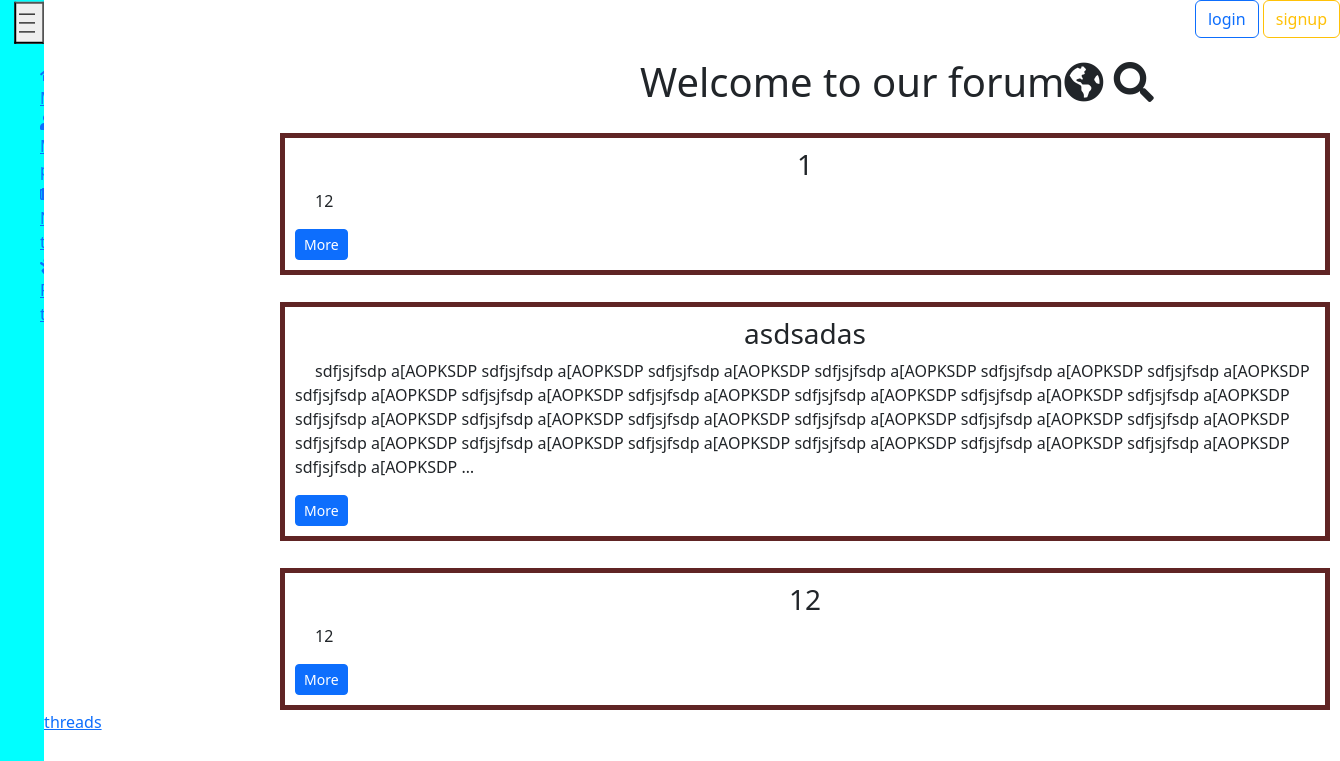
The app's page /, older data.
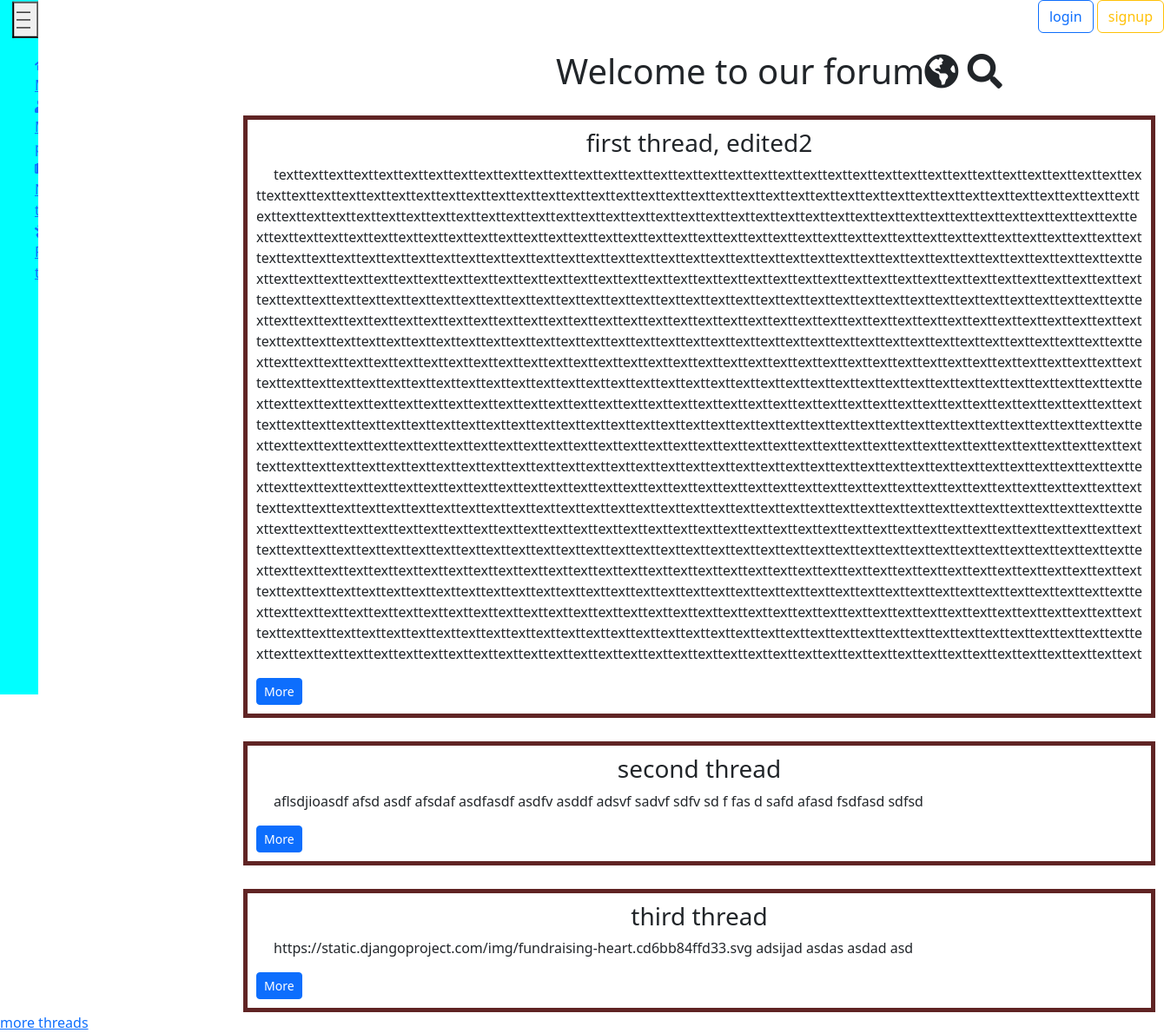
The same page, newer data.
### threads/models.py (models this page shows, shortened)
class Thread(models.Model):
    author = models.ForeignKey(CustomUser, on_delete=models.CASCADE)
    title = models.CharField('Title', max_length=250)
    time_create = models.DateTimeField('Time of publication',auto_now_add=True)
    time_update = models.DateTimeField('Time of update',auto_now=True)
    full_text = models.TextField('Full text')
    ratings = models.ManyToManyField(Rating, blank=True)
    class Meta:
        ordering = ['time_create', 'title']

### main/views.py (the view)
# urls.py: path('', views.ATW_Home.as_view(), name='main'),
class ATW_Home(ListView):
    model = Thread
    template_name = 'main/main.html'
    context_object_name = 'threads'

### main/templates/main/main.html (shortened to what this page needs)
{% extends 'main/layout.html' %}
{% block content %}
<div class="topbar">
    <h1>Welcome to our forum<i class="fas fa-globe-americas"></i> <i class="fas fa-search"></i></h1>
</div>
    {% for el in threads %}
        {% if forloop.counter <= 3 %}
            <div class="threads">
                <h3>{{ el.title }}</h3>
                <p>{{ el.full_text|truncatewords:50 }}</p>
                <a class="btn btn-primary btn-sm" href="{% url 'thread' thId=el.id %}">More</a>
            </div>
        {% endif %}
    {% endfor %}
    <a href="{%url 'threads' %}">more threads</a>
{% endblock %}

Row changes from the older to the newer data that the page shows:
removed Thread: title "1", full_text "12"
removed Thread: title "asdsadas", full_text "sdfjsjfsdp a[AOPKSDP sdfjsjfsdp a[AOPKSDP sdfjsjfsdp a[AOPKSDP sdfjsjfsdp a[AOPKSDP sdfjsjfsdp a[AOPKSDP sdfjsjfsdp a[AOPKSDP sdfjsjfsdp a[AOPKSDP sdfjsjfsdp a[AOPKSDP sdfjsjfsdp a[AOPKSDP sdfjsjfsdp a[AOPKSDP sdfjsjfsdp a[AOPKSDP sdfjsjfsdp a[AOPKSDP sdfjsjfsdp a[AOPKSDP sdfjsjfsdp a[AOPKSDP sdfjsjfsdp a[AOPKSDP sdfjsjfsdp a[AOPKSDP sdfjsjfsdp a[AOPKSDP sdfjsjfsdp a[AOPKSDP sdfjsjfsdp a[AOPKSDP sdfjsjfsdp a[AOPKSDP sdfjsjfsdp a[AOPKSDP sdfjsjfsdp a[AOPKSDP sdfjsjfsdp a[AOPKSDP sdfjsjfsdp a[AOPKSDP sdfjsjfsdp a[AOPKSDP …"
removed Thread: title "12", full_text "12"
added Thread: title "first thread, edited2", full_text "texttexttexttexttexttexttexttexttexttexttexttexttexttexttexttexttexttexttexttexttexttexttexttexttexttexttexttexttexttexttexttexttexttexttexttexttexttexttexttexttexttexttexttexttexttexttexttexttexttexttexttexttexttexttexttexttexttexttexttexttexttexttexttexttexttexttexttexttexttexttexttexttexttexttexttexttexttexttexttexttexttexttexttexttexttexttexttexttexttexttexttexttexttexttexttexttexttexttexttexttexttexttexttexttexttexttexttexttexttexttexttexttexttexttexttexttexttexttexttexttexttexttexttexttexttexttexttexttexttexttexttexttexttexttexttexttexttexttexttexttexttexttexttexttexttexttexttexttexttexttexttexttexttexttexttexttexttexttexttexttexttexttexttexttexttexttexttexttexttexttexttexttexttexttext…"
added Thread: title "second thread", full_text "aflsdjioasdf afsd asdf afsdaf asdfasdf asdfv asddf adsvf sadvf sdfv sd f fas d safd afasd fsdfasd sdfsd"
added Thread: title "third thread", full_text "https://static.djangoproject.com/img/fundraising-heart.cd6bb84ffd33.svg adsijad asdas asdad asd"
